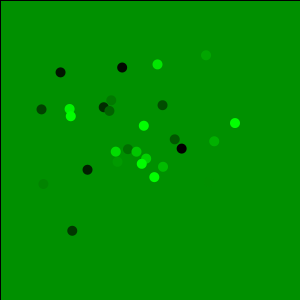
Frame 1 (no input)
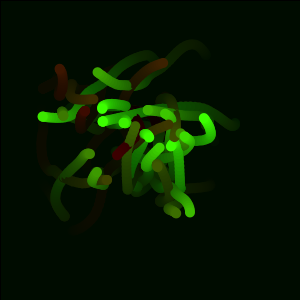
Frame 60 (the mouse pressed at the canvas centre just before this capture)
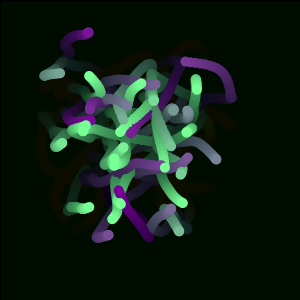
Frame 120 (the mouse held since frame 60 and released just before this capture)

The Processing sketch that drew these frames (run headless with seeded random() and noise(); from frame 60 on, the mouse is pressed at the canvas centre):

// Processing sketch: MagicWorm
// ── MagicWorm.pde
int x = (int) random(300);
  int y = (int) random(300);
  int num = 300;
  void mousePressed() {
    num+=100;
  }
void setup () {
  size (300, 300);
  background(0, 150, 0);
}
void draw () {
  makeMagical();
  for (int i = 0; i < num; i++) {
      fill(frameCount, i, mouseX);
    ellipse(getWormX(i), getWormY(i), 10, 10);
i+=5;
i+=5;
}
}
float frequency = .01;
    float noiseInterval = .4;

    void makeMagical() {
        fill( 0, 0, 0, 10 );
        rect(0, 0, width, height);
        noStroke();
    }

    float getWormX(int i) {
        return map(noise(i*noiseInterval + frameCount * frequency), 0, 1, 0, width);
    }

    float getWormY(int i) {
        return map(noise(i*noiseInterval+1 + frameCount * frequency), 0, 1, 0, height);
    }
